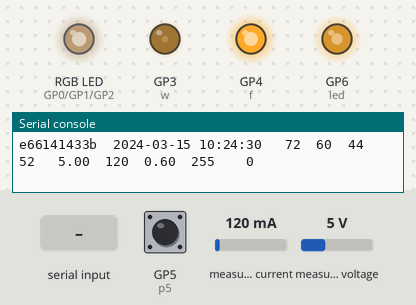
This program was run on a simulated Raspberry Pi Pico running MicroPython. Parts: an RGB LED mixed from three pins (HIGH = lit), output pins drawn as LEDs (lit = HIGH), the last lines printed to the serial console. Inputs (shaded band) come from the test bench; at power-on: measured current 120 mA, GP5 (p5) HIGH, measured voltage 5 V. Dim RGB values are drawn brighter than linear; the clock reads 2024-03-15 10:24:30 at power-on unless the program sets it.

Above: at 6.3 s.
6.4 s: "5" typed at the serial console, then Enter
At 12.4 s:
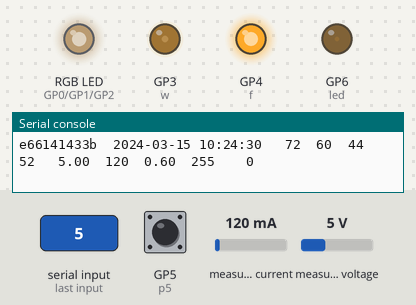
At 14.6 s:
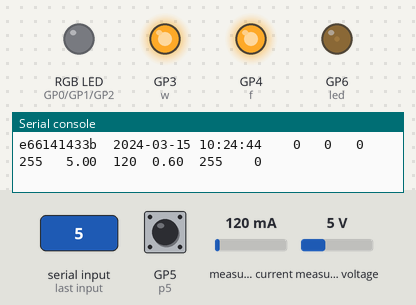
20.5 s: measured current set to 40 mA
At 21.3 s:
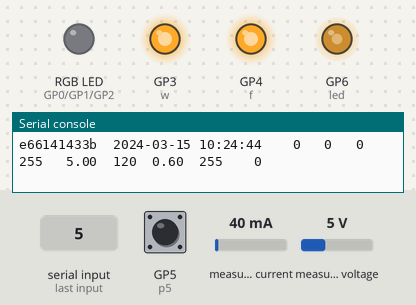
Timing chart, 0 to 35.6 s (numbered marks = the images above; inputs shaded):
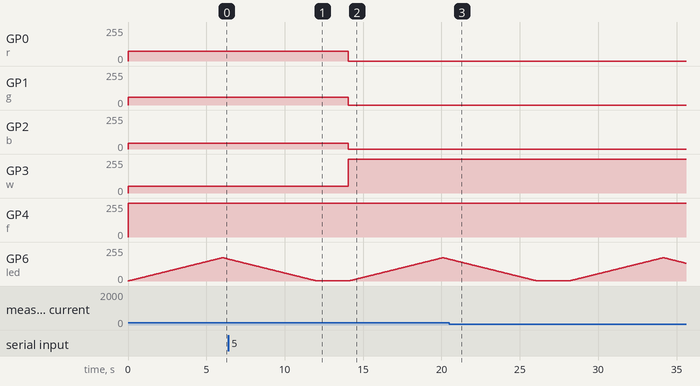

Measured:
- after the input at 6.4 s, GP0 (r): 72/255 → 0/255 after 7.7 s; GP1 (g): 60/255 → 0/255 after 7.7 s; GP2 (b): 44/255 → 0/255 after 7.7 s; GP3 (w): 52/255 → 254/255 after 7.7 s

The program:

main.py
```python
# GROWING BEYOND EARTH CONTROL BOX
# RASPBERRY PI PICO / MICROPYTHON

# FAIRCHILD TROPICAL BOTANIC GARDEN, JUNE 28, 2022

# The Growing Beyond Earth (GBE) control box is a device that controls
# the LED lights and fan in a GBE growth chamber. It can also control
# accessories including a 12v water pump and environmental sensors.
# The device is based on a Raspberry Pi Pico microcontroller running
# Micropython.

# This program (main.py) runs automatically each time the device is
# powered up.


# ----------------SETTINGS FOR LIGHTS AND FAN-------------------

# LIGHTS -- Time values are hh:mm strings based on a 24h clock;
#           brightness values are integers from 0 to 255 that set the
#           PWM duty cycle. Each channel has an upper limit, noted
#           below, to prevent overheating the LEDs

lights_on_time =  "07:00"
lights_off_time = "19:00"

red_brightness =    72   # Maximum = 200
green_brightness =  60   # Maximum =  89
blue_brightness =   44   # Maximum =  94
white_brightness =  52   # Maximum = 146


# FAN -- Fan power is an integer from 0 to 255 that sets the PWM
#        duty cycle

fan_power_when_lights_on =  255
fan_power_when_lights_off = 128

# --------------------------------------------------------------


# -----------------Load required libraries from /lib/-----------

from sys import stdin, stdout, exit
import machine
from machine import Pin, PWM
import utime, time
from time import sleep
from ds3231 import DS3231  # I2C real time clock
import ina219              # Current sensor
import uselect


# --------------Read unique ID of Raspberry Pi Pico-------------
board_id=""
raw_id = machine.unique_id()
for bval in raw_id : board_id += str((hex(bval)[2:]))


# ----------------Set up status LED on Control Box--------------
led = machine.PWM(machine.Pin(6)); led.freq(1000)


# -------Set up I2C bus 0 for devices inside the control box---

i2c0 = machine.I2C(0, sda=machine.Pin(16), scl=machine.Pin(17))
ina = ina219.INA219(0.1,i2c0)   # Current sensor


# -------------Set up real time clock on I2C bus 0--------------
rtc = DS3231(i2c0) # Read Time from I2C RTC
rtc_time_tuple = rtc.DateTime() # Create a tuple with Time from I2C RTC
rtci = machine.RTC()
rtci.datetime([x for x in rtc_time_tuple] + [0]) # Set local Machine time from I2C RTC and add a 0 at the end.
loghour = rtci.datetime()[4] # Set a variable for hourly logging

# Translate the specified on/off times to seconds since midnight

onh, onm = map(int, lights_on_time.split(':')); on_seconds = (onh*60 + onm) * 60
offh, offm = map(int, lights_off_time.split(':')); off_seconds = (offh*60 + offm) * 60


# ---------------Set up LED and fan control--------------------
# Connect 24v MOSFETs to PWM channels on GPIO Pins 0-4
# Set PWM frequency on all channels

r=machine.PWM(machine.Pin(0)); r.freq(20000)   # Red channel
g=machine.PWM(machine.Pin(1)); g.freq(20000)   # Green channel
b=machine.PWM(machine.Pin(2)); b.freq(20000)   # Blue channel
w=machine.PWM(machine.Pin(3)); w.freq(20000)   # White channel
f=machine.PWM(machine.Pin(4)); f.freq(20000)   # Fan

# Clean up lights in case of a previous crash
r.duty_u16(0)
g.duty_u16(0)
b.duty_u16(0)
w.duty_u16(0)

# Initialize variables for counting fan RPMs
counter = 0
prev_ms = 0


# Setup serial stream
spoll=uselect.poll()
spoll.register(stdin,uselect.POLLIN)


# ----------------------Set up Functions -----------------------

def getRTC():
    # Attempt to read the time from the internal real time clock and
    # catch any errors
    try:
       rtc_dt=rtci.datetime()
       #Debug RTC
    except Exception as e:
      print("An exception has occurred with the RTC: ", e)

    rtc_seconds = ((((rtc_dt[4])*60) + rtc_dt[5]) * 60) + rtc_dt[6]
    rtc_ms = time.ticks_ms()

    return rtc_dt, rtc_seconds, rtc_ms

def controlLightsAndFan():
    readtext = read1()
    if readtext:
        # Lights all white for photo
        r.duty_u16(0)
        g.duty_u16(0)
        b.duty_u16(0)
        w.duty_u16(255 * 256)
    elif rtc_seconds >= on_seconds and rtc_seconds < off_seconds:
        # Lights on
        r.duty_u16(int(min(200,red_brightness))*256)   # Maximum brightness = 200
        g.duty_u16(int(min(89,green_brightness))*256)  # Maximum brightness = 89
        b.duty_u16(int(min(94,blue_brightness))*256)   # Maximum brightness = 94
        w.duty_u16(int(min(146,white_brightness))*256) # Maximum brightness = 146
        f.duty_u16(int(min(255,fan_power_when_lights_on)) * 256) # Maximum fan power = 255
    else:
        # Lights off
        r.duty_u16(0)
        g.duty_u16(0)
        b.duty_u16(0)
        w.duty_u16(0)
        f.duty_u16(int(min(255,fan_power_when_lights_off)) * 256)

def pwmLED():
    try:
       for duty in range(45000): led.duty_u16(duty); time.sleep(0.0001)
       for duty in range(45000, 0, -1): led.duty_u16(duty); time.sleep(0.0001)


    except Exception as e:
      print("An exception has occurred with the LED: ", e)

def GotIrq(pin):
    global counter
    counter += 1

def printStatus():
    try:
        print(board_id + "  "
              + str(rtc_dt[0]) + "-"
              + str("%02d" % rtc_dt[1]) + "-"
              + str("%02d" % rtc_dt[2])
              + " " + str("%02d" % rtc_dt[4]) + ":"
              + str("%02d" % rtc_dt[5]) + ":"
              + str("%02d" % rtc_dt[6])
              + "  " + str("%3.f" % (r.duty_u16()/256))
              + " " + str("%3.f" % (g.duty_u16()/256))
              + " " + str("%3.f" % (b.duty_u16()/256))
              + " " + str("%3.f" % (w.duty_u16()/256)) + "  "
              + str("%5.2f" % ina.voltage()) + " "
              + str("%4.f" % ina.current()) + " "
              + str("%5.2f" % (ina.power()/1000)) + "  "
              + str("%3.f" % (f.duty_u16()/256)) + " "
              + str("%4.f" % (counter/(rtc_ms-prev_ms)*30000)))
    except Exception as e:
        print("An exception has occurred: ", e)

def currentSensor():
    try:
       ina.configure()
    except:
        print("Error reading from the current sensor", e)

def read1():
    # Read data from serial port
    return(stdin.read(1) if spoll.poll(0) else None)


# ----------------------------Main Start----------------------------
# Print information at startup
print("\nGROWING BEYOND EARTH, FAIRCHILD TROPICAL BOTANIC GARDEN\n")

print ("Software release date: 2022-06-28\n")

currentSensor()

print ("-----RPI-PICO-ID -------DATE ----TIME  RED-GRN-BLU-WHT  LED-V---mA-----W  FAN--RPM")

# Set up a trigger to count fan rotations for RPM calculation
p5 = Pin(5, Pin.IN, Pin.PULL_UP)
p5.irq(trigger=Pin.IRQ_FALLING, handler=GotIrq)

#Main Loop
while True:
    try:
        rtc_dt, rtc_seconds, rtc_ms = getRTC()
        controlLightsAndFan()
        printStatus()
        prev_ms = rtc_ms; counter = 0 # reset fan RPM counter
        if loghour != rtc_dt[4]:
            rtc.DateTime(rtc_dt) # Set the I2C RTC to prevent drift
            loghour = rtc_dt[4]
        pwmLED() # pulse status LED
    except Exception as e:
        print("Failed Main Loop! Trying again: ", e)
    time.sleep(2) # Wait few seconds before repeating
```
